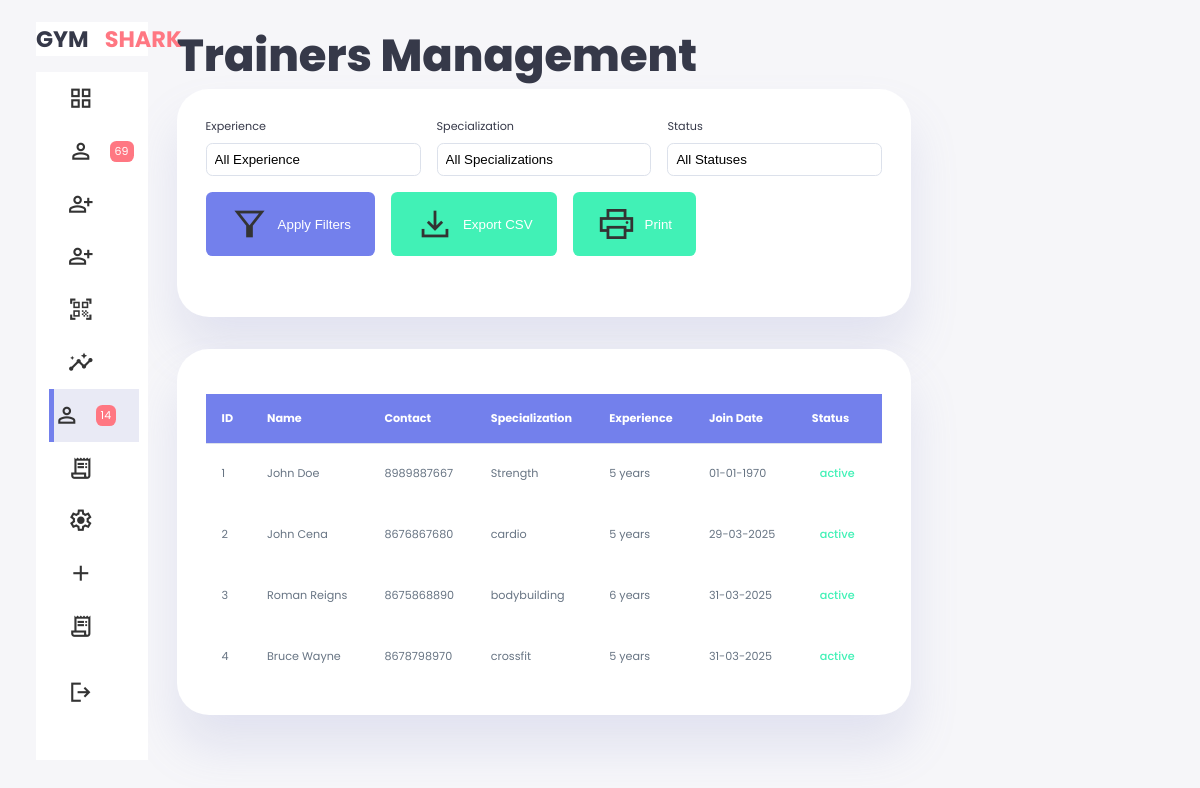
/admin/Trainer.php, run on the app's committed database.
### tables this page shows
CREATE TABLE `trainers` (
  `trainer_id` int(11) NOT NULL,
  `trainer_username` varchar(50) NOT NULL,
  `FirstName` varchar(255) DEFAULT NULL,
  `LastName` varchar(255) DEFAULT NULL,
  `specialization` varchar(255) DEFAULT NULL,
  `experience` int(11) DEFAULT NULL,
  `hourly_rate` decimal(10,2) DEFAULT NULL,
  `number` varchar(15) NOT NULL,
  `email` varchar(255) NOT NULL,
  `dob` date DEFAULT NULL,
  `address` text NOT NULL,
  `password_hash` varchar(255) NOT NULL,
  `status` enum('active','inactive') NOT NULL DEFAULT 'active',
  `blood_type` varchar(5) DEFAULT NULL,
  `profile_pic` varchar(255) DEFAULT NULL,
  `join_date` date DEFAULT NULL,
  `created_at` timestamp NOT NULL DEFAULT current_timestamp(),
  `updated_at` timestamp NOT NULL DEFAULT current_timestamp() ON UPDATE current_timestamp()
);

### admin/Trainer.php (the view, shortened to what this page needs)
<?php
include('db_connect.php');
$experience = $_GET['experience'] ?? '';
$specialization = $_GET['specialization'] ?? '';
$status = $_GET['status'] ?? '';
$sql = "SELECT trainer_id, CONCAT(FirstName, ' ', LastName) AS name, number, specialization, experience, join_date, status FROM trainers WHERE 1=1";
$result = $conn->query($sql);
?>
<!DOCTYPE html>
<html lang="en">
<head>
  <link rel="stylesheet" href="styles.css">
</head>
<body>
  <div class="container">
    <aside>
      <div class="top">
        <div class="logo">
          <h2>GYM</h2><h2><span class="danger">SHARK</span> </h2>
        </div>
      </div>
      <div class="sidebar">
        <a href="index.php">
          <span class="material-symbols-sharp">grid_view</span>
        </a>
        <a href="member.php">
          <span class="material-symbols-sharp">person_outline</span>
          <span class="msg_count">69</span>
        </a>
        <a href="add_member.php">
          <span class="material-symbols-sharp">person_add</span>
        </a>
        <a href="addtrainer.php">
          <span class="material-symbols-sharp">person_add</span>
        </a>
        <a href="scanner.php">
          <span class="material-symbols-sharp">qr_code_scanner</span>
        </a>
        <a href="growth.php">
          <span class="material-symbols-sharp">insights</span>
        </a>
        <a href="Trainer.php" class="active">
          <span class="material-symbols-sharp">Person</span>
          <span class="msg_count">14</span>
        </a>
        <a href="equipmentpage.php">
          <span class="material-symbols-sharp">receipt_long</span>
        </a>
        <a href="settings.html">
          <span class="material-symbols-sharp">settings</span>
        </a>
        <a href="addeq.php">
          <span class="material-symbols-sharp">add</span>
        </a>
        <a href="request/reschedule_requests.php">
              <span class="material-symbols-sharp">receipt_long </span>
           </a>
           <a href="../Login/logout.php">
              <span class="material-symbols-sharp">logout </span>
           </a>
      </div>
    </aside>
    <main>
      <h1>Trainers Management</h1>
      <div class="filters-container">
    <form id="filterForm" method="GET">
        <div class="filters-grid">
            <div class="filter-group">
                <label for="experience">Experience</label>
                <select name="experience" id="experience">
                    <option value="" <?= $experience == '' ? 'selected' : '' ?>>All Experience</option>
                </select>
            </div>
            <div class="filter-group">
                <label for="specialization">Specialization</label>
                <select name="specialization" id="specialization">
                    <option value="" <?= $specialization == '' ? 'selected' : '' ?>>All Specializations</option>
                </select>
            </div>
            <div class="filter-group">
                <label for="status">Status</label>
                <select name="status" id="status">
                    <option value="" <?= $status == '' ? 'selected' : '' ?>>All Statuses</option>
                </select>
            </div>
        </div>
        <div class="actions-container">
            <button type="submit" class="btn btn-primary">
                <span class="material-symbols-sharp">filter_alt</span>
                Apply Filters
            </button>
            <button type="button" class="btn btn-secondary" onclick="exportToCSV()">
              <span class="material-symbols-sharp">download</span>
              Export CSV
            </button>
            <button type="button" class="btn btn-secondary" onclick="printTable()">
              <span class="material-symbols-sharp">print</span>
              Print
            </button>
          </div>
        </form>
      </div>
<div class="table-container">
    <table id="trainersTable">
        <thead>
            <tr>
                <th>ID</th>
                <th>Name</th>
                <th>Contact</th>
                <th>Specialization</th>
                <th>Experience</th>
                <th>Join Date</th>
                <th>Status</th>
            </tr>
        </thead>
        <tbody>
            <?php
            if ($result->num_rows > 0) {
                while ($row = $result->fetch_assoc()) {
                    echo "<tr>";
                    echo "<td>" . htmlspecialchars($row['trainer_id']) . "</td>";
                    echo "<td>" . htmlspecialchars($row['name']) . "</td>";
                    echo "<td>" . htmlspecialchars($row['number']) . "</td>";
                    echo "<td>" . htmlspecialchars($row['specialization']) . "</td>";
                    echo "<td>" . htmlspecialchars($row['experience']) . " years</td>";
                    echo "<td>" . htmlspecialchars(date("d-m-Y", strtotime($row['join_date']))) . "</td>";
                    echo "<td><span class='status " . ($row['status'] == 'active' ? 'status-active' : 'status-inactive') . "'>" . htmlspecialchars($row['status']) . "</span></td>";
                    echo "</tr>";
                }
            } else {
                echo "<tr><td colspan='8'>No trainers found</td></tr>";
            }
            ?>
        </tbody>
    </table>
</div>
</body>
</html>

### admin/styles.css (style rules this page uses)
:root { --clr-primary: #7380ec; --clr-danger: #ff7782; --clr-success: #41f1b6; --clr-white: #fff; --clr-info-dark: #7d8da1; --clr-info-light: #dce1eb; --clr-dark: #363949; --clr-warnig: #ff4edc; --clr-light: rgba(132, 139, 200, 0.18); --clr-primary-variant: #111e88; --clr-dark-variant: #677483; --clr-color-background: #f6f6f9; --card-border-radius: 2rem; --border-radius-1: 0.4rem; --border-radius-2: 0.8rem; --border-radius-3: 1.2rem; --card-padding: 1.8rem; --padding-1: 1.2rem; --box-shadow: 0 2rem 3rem var(--clr-light); }
* { margin: 0; padding: 0; box-sizing: border-box; border: 0; text-decoration: none; list-style: none; appearance: none; }
body { width: 100vw; height: 100vh; font-size: 0.7rem; user-select: none; background: var(--clr-color-background); font-family: 'Poppins', sans-serif; }
.container { display: grid; width: 96%; gap: 1.8rem; grid-template-columns: 14rem auto 16rem; margin: 0 auto; }
a { color: var(--clr-dark); }
h1, h2, h3, h4, h5, p, b, span, small, a, th { color: var(--clr-dark); }
h1 { font-weight: 800; font-size: 2.8rem; }
h2 { font-size: 1.4rem; }
.danger { color: var(--clr-danger); }
aside { height: 100vh; border-spacing: border-box; position: sticky; top: 0; align-self: start; border: right 1px; }
aside .top { background: var(--clr-white); display: flex; align-items: center; justify-content: space-between; margin-top: 1.4rem; }
aside .logo { display: flex; gap: 1rem; }
aside .sidebar { background: var(--clr-white); display: flex; flex-direction: column; height: 86vh; position: relative; top: 1rem; }
aside .sidebar a { display: flex; color: var(--clr-info-dark); margin-left: 2rem; gap: 1rem; align-items: center; height: 3.3rem; transition: all 0.1s ease; }
aside .sidebar a span { font-size: 1.6rem; transition: all 0.3s ease-in-out; }
aside .sidebar a:last-child { position: absolute; bottom: 1rem; width: 100%; }
aside .sidebar a.active { background-color: var(--clr-light); color: var(--clr-primary); margin-left: 0; border-left: 5px solid var(--clr-primary); margin-left: calc(1rem - 3px); }
aside .sidebar a span.msg_count { background-color: var(--clr-danger); color: var(--clr-white); padding: 2px 5px; font-size: 11px; border-radius: var(--border-radius-1); }
main { margin-top: 1.4rem; width: auto; }
.material-symbols-sharp { font-size: 40px; color: #333; }
main table tbody td { height: 3.8rem; border-bottom: 1px solid var(--clr-white); color: var(--clr-dark-variant); }
main table tbody tr:last-child td { border: none; }
@media screen and (max-width: 1200px) { .container { width: 94%; grid-template-columns: 7rem auto 14rem; } }
@media screen and (max-width: 1200px) { aside .sidebar a { width: 5.6rem; } }
@media screen and (max-width: 1200px) { aside .sidebar a:last-child { position: relative; margin-top: 1.8rem; } }

### data on the page
trainers: trainer_id "1", name "John Doe", number "8989887667", specialization "Strength", experience "5", join_date "01-01-1970", status "active"
trainers: trainer_id "2", name "John Cena", number "8676867680", specialization "cardio", experience "5", join_date "29-03-2025", status "active"
trainers: trainer_id "3", name "Roman Reigns", number "8675868890", specialization "bodybuilding", experience "6", join_date "31-03-2025", status "active"
trainers: trainer_id "4", name "Bruce Wayne", number "8678798970", specialization "crossfit", experience "5", join_date "31-03-2025", status "active"
